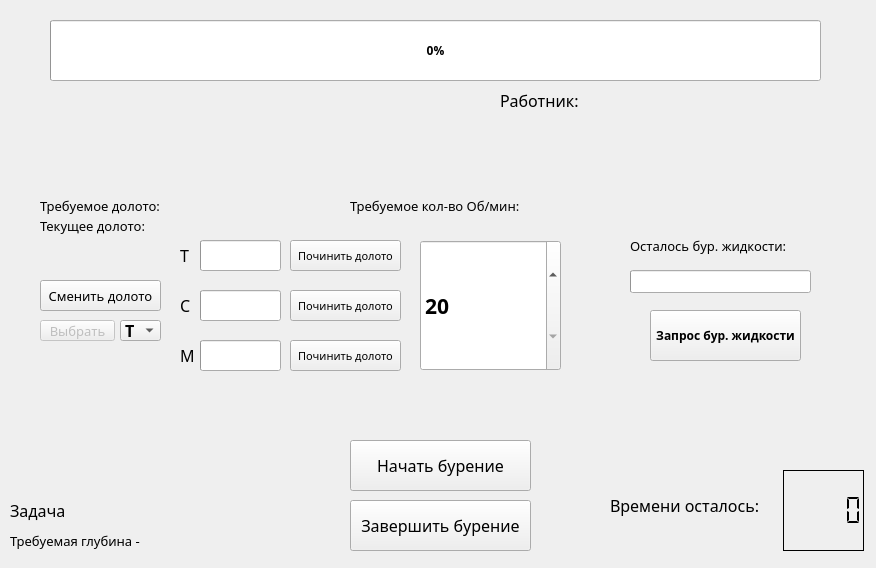
<?xml version="1.0" encoding="UTF-8"?>
<ui version="4.0">
 <class>Form</class>
 <widget class="QWidget" name="Form">
  <property name="geometry">
   <rect>
    <x>0</x>
    <y>0</y>
    <width>876</width>
    <height>568</height>
   </rect>
  </property>
  <property name="windowTitle">
   <string>Form</string>
  </property>
  <widget class="QProgressBar" name="progressBar">
   <property name="geometry">
    <rect>
     <x>50</x>
     <y>20</y>
     <width>771</width>
     <height>61</height>
    </rect>
   </property>
   <property name="font">
    <font>
     <family>Source Code Pro Black</family>
     <weight>75</weight>
     <bold>true</bold>
    </font>
   </property>
   <property name="value">
    <number>0</number>
   </property>
   <property name="alignment">
    <set>Qt::AlignCenter</set>
   </property>
  </widget>
  <widget class="QPushButton" name="fluidRefillButton">
   <property name="geometry">
    <rect>
     <x>650</x>
     <y>310</y>
     <width>151</width>
     <height>51</height>
    </rect>
   </property>
   <property name="font">
    <font>
     <family>Source Code Pro Black</family>
     <weight>75</weight>
     <bold>true</bold>
    </font>
   </property>
   <property name="text">
    <string>Запрос бур. жидкости</string>
   </property>
  </widget>
  <widget class="QSpinBox" name="RPMbox">
   <property name="geometry">
    <rect>
     <x>420</x>
     <y>240</y>
     <width>141</width>
     <height>131</height>
    </rect>
   </property>
   <property name="font">
    <font>
     <family>Source Code Pro Black</family>
     <pointsize>16</pointsize>
     <weight>75</weight>
     <bold>true</bold>
    </font>
   </property>
   <property name="minimum">
    <number>20</number>
   </property>
   <property name="maximum">
    <number>120</number>
   </property>
   <property name="singleStep">
    <number>5</number>
   </property>
   <property name="value">
    <number>20</number>
   </property>
  </widget>
  <widget class="QComboBox" name="comboDrillHead">
   <property name="geometry">
    <rect>
     <x>120</x>
     <y>320</y>
     <width>41</width>
     <height>21</height>
    </rect>
   </property>
   <property name="font">
    <font>
     <family>Source Code Pro Black</family>
     <pointsize>12</pointsize>
     <weight>75</weight>
     <bold>true</bold>
    </font>
   </property>
   <item>
    <property name="text">
     <string>Т</string>
    </property>
   </item>
   <item>
    <property name="text">
     <string>С</string>
    </property>
   </item>
   <item>
    <property name="text">
     <string>М</string>
    </property>
   </item>
  </widget>
  <widget class="QPushButton" name="changeDrillHead">
   <property name="geometry">
    <rect>
     <x>40</x>
     <y>280</y>
     <width>121</width>
     <height>31</height>
    </rect>
   </property>
   <property name="font">
    <font>
     <family>Source Code Pro Black</family>
     <pointsize>10</pointsize>
    </font>
   </property>
   <property name="text">
    <string>Сменить долото</string>
   </property>
  </widget>
  <widget class="QLCDNumber" name="timeLCD">
   <property name="geometry">
    <rect>
     <x>783</x>
     <y>470</y>
     <width>81</width>
     <height>81</height>
    </rect>
   </property>
   <property name="frameShadow">
    <enum>QFrame::Plain</enum>
   </property>
   <property name="segmentStyle">
    <enum>QLCDNumber::Flat</enum>
   </property>
  </widget>
  <widget class="QPushButton" name="endButton">
   <property name="geometry">
    <rect>
     <x>350</x>
     <y>500</y>
     <width>181</width>
     <height>51</height>
    </rect>
   </property>
   <property name="font">
    <font>
     <family>Source Code Pro Black</family>
     <pointsize>12</pointsize>
    </font>
   </property>
   <property name="text">
    <string>Завершить бурение</string>
   </property>
  </widget>
  <widget class="QPushButton" name="acceptDrillHead">
   <property name="enabled">
    <bool>false</bool>
   </property>
   <property name="geometry">
    <rect>
     <x>40</x>
     <y>320</y>
     <width>75</width>
     <height>21</height>
    </rect>
   </property>
   <property name="font">
    <font>
     <family>Source Code Pro Black</family>
     <pointsize>10</pointsize>
    </font>
   </property>
   <property name="text">
    <string>Выбрать</string>
   </property>
  </widget>
  <widget class="QPushButton" name="startButton">
   <property name="geometry">
    <rect>
     <x>350</x>
     <y>440</y>
     <width>181</width>
     <height>51</height>
    </rect>
   </property>
   <property name="font">
    <font>
     <family>Source Code Pro Black</family>
     <pointsize>12</pointsize>
    </font>
   </property>
   <property name="text">
    <string>Начать бурение</string>
   </property>
  </widget>
  <widget class="QProgressBar" name="heavyStatus">
   <property name="geometry">
    <rect>
     <x>200</x>
     <y>240</y>
     <width>81</width>
     <height>31</height>
    </rect>
   </property>
   <property name="maximum">
    <number>30</number>
   </property>
   <property name="value">
    <number>0</number>
   </property>
   <property name="alignment">
    <set>Qt::AlignCenter</set>
   </property>
   <property name="textVisible">
    <bool>false</bool>
   </property>
  </widget>
  <widget class="QPushButton" name="heavyRepair">
   <property name="geometry">
    <rect>
     <x>290</x>
     <y>240</y>
     <width>111</width>
     <height>31</height>
    </rect>
   </property>
   <property name="font">
    <font>
     <family>Source Code Pro Black</family>
     <pointsize>8</pointsize>
    </font>
   </property>
   <property name="text">
    <string>Починить долото</string>
   </property>
   <attribute name="buttonGroup">
    <string notr="true">repairButtonGroup</string>
   </attribute>
  </widget>
  <widget class="QLabel" name="heavyLabel">
   <property name="geometry">
    <rect>
     <x>180</x>
     <y>240</y>
     <width>51</width>
     <height>31</height>
    </rect>
   </property>
   <property name="font">
    <font>
     <family>Source Code Pro Black</family>
     <pointsize>12</pointsize>
    </font>
   </property>
   <property name="text">
    <string>Т</string>
   </property>
  </widget>
  <widget class="QLabel" name="mediumLabel">
   <property name="geometry">
    <rect>
     <x>180</x>
     <y>290</y>
     <width>51</width>
     <height>31</height>
    </rect>
   </property>
   <property name="font">
    <font>
     <family>Source Code Pro Black</family>
     <pointsize>12</pointsize>
    </font>
   </property>
   <property name="text">
    <string>С</string>
   </property>
  </widget>
  <widget class="QLabel" name="lightLabel">
   <property name="geometry">
    <rect>
     <x>180</x>
     <y>340</y>
     <width>51</width>
     <height>31</height>
    </rect>
   </property>
   <property name="font">
    <font>
     <family>Source Code Pro Black</family>
     <pointsize>12</pointsize>
    </font>
   </property>
   <property name="text">
    <string>М</string>
   </property>
  </widget>
  <widget class="QProgressBar" name="mediumStatus">
   <property name="geometry">
    <rect>
     <x>200</x>
     <y>290</y>
     <width>81</width>
     <height>31</height>
    </rect>
   </property>
   <property name="maximum">
    <number>20</number>
   </property>
   <property name="value">
    <number>0</number>
   </property>
   <property name="alignment">
    <set>Qt::AlignCenter</set>
   </property>
   <property name="textVisible">
    <bool>false</bool>
   </property>
  </widget>
  <widget class="QProgressBar" name="lightStatus">
   <property name="geometry">
    <rect>
     <x>200</x>
     <y>340</y>
     <width>81</width>
     <height>31</height>
    </rect>
   </property>
   <property name="maximum">
    <number>10</number>
   </property>
   <property name="value">
    <number>0</number>
   </property>
   <property name="alignment">
    <set>Qt::AlignCenter</set>
   </property>
   <property name="textVisible">
    <bool>false</bool>
   </property>
  </widget>
  <widget class="QPushButton" name="mediumRepair">
   <property name="geometry">
    <rect>
     <x>290</x>
     <y>290</y>
     <width>111</width>
     <height>31</height>
    </rect>
   </property>
   <property name="font">
    <font>
     <family>Source Code Pro Black</family>
     <pointsize>8</pointsize>
    </font>
   </property>
   <property name="text">
    <string>Починить долото</string>
   </property>
   <attribute name="buttonGroup">
    <string notr="true">repairButtonGroup</string>
   </attribute>
  </widget>
  <widget class="QPushButton" name="lightRepair">
   <property name="geometry">
    <rect>
     <x>290</x>
     <y>340</y>
     <width>111</width>
     <height>31</height>
    </rect>
   </property>
   <property name="font">
    <font>
     <family>Source Code Pro Black</family>
     <pointsize>8</pointsize>
    </font>
   </property>
   <property name="text">
    <string>Починить долото</string>
   </property>
   <attribute name="buttonGroup">
    <string notr="true">repairButtonGroup</string>
   </attribute>
  </widget>
  <widget class="QLabel" name="timeLabel">
   <property name="geometry">
    <rect>
     <x>610</x>
     <y>480</y>
     <width>171</width>
     <height>51</height>
    </rect>
   </property>
   <property name="font">
    <font>
     <family>Source Code Pro Black</family>
     <pointsize>12</pointsize>
    </font>
   </property>
   <property name="text">
    <string>Времени осталось:</string>
   </property>
  </widget>
  <widget class="QLabel" name="drillLabel">
   <property name="geometry">
    <rect>
     <x>40</x>
     <y>180</y>
     <width>151</width>
     <height>51</height>
    </rect>
   </property>
   <property name="font">
    <font>
     <family>Source Code Pro Black</family>
     <pointsize>10</pointsize>
    </font>
   </property>
   <property name="text">
    <string>Требуемое долото:</string>
   </property>
  </widget>
  <widget class="QLabel" name="drillLabel_3">
   <property name="geometry">
    <rect>
     <x>350</x>
     <y>180</y>
     <width>221</width>
     <height>51</height>
    </rect>
   </property>
   <property name="font">
    <font>
     <family>Source Code Pro Black</family>
     <pointsize>10</pointsize>
    </font>
   </property>
   <property name="text">
    <string>Требуемое кол-во Об/мин:</string>
   </property>
  </widget>
  <widget class="QLabel" name="drillLabel_4">
   <property name="geometry">
    <rect>
     <x>630</x>
     <y>220</y>
     <width>191</width>
     <height>51</height>
    </rect>
   </property>
   <property name="font">
    <font>
     <family>Source Code Pro Black</family>
     <pointsize>10</pointsize>
    </font>
   </property>
   <property name="text">
    <string>Осталось бур. жидкости:</string>
   </property>
  </widget>
  <widget class="QLabel" name="tasksLabel">
   <property name="geometry">
    <rect>
     <x>10</x>
     <y>500</y>
     <width>171</width>
     <height>21</height>
    </rect>
   </property>
   <property name="font">
    <font>
     <family>Source Code Pro Black</family>
     <pointsize>12</pointsize>
    </font>
   </property>
   <property name="text">
    <string>Задача</string>
   </property>
  </widget>
  <widget class="QLabel" name="depthLabel">
   <property name="geometry">
    <rect>
     <x>10</x>
     <y>530</y>
     <width>221</width>
     <height>21</height>
    </rect>
   </property>
   <property name="font">
    <font>
     <family>Source Code Pro Black</family>
     <pointsize>10</pointsize>
    </font>
   </property>
   <property name="text">
    <string>Требуемая глубина -</string>
   </property>
  </widget>
  <widget class="QLabel" name="drillLabel_2">
   <property name="geometry">
    <rect>
     <x>40</x>
     <y>200</y>
     <width>151</width>
     <height>51</height>
    </rect>
   </property>
   <property name="font">
    <font>
     <family>Source Code Pro Black</family>
     <pointsize>10</pointsize>
    </font>
   </property>
   <property name="text">
    <string>Текущее долото:</string>
   </property>
  </widget>
  <widget class="QProgressBar" name="fluidBar">
   <property name="geometry">
    <rect>
     <x>630</x>
     <y>270</y>
     <width>181</width>
     <height>23</height>
    </rect>
   </property>
   <property name="maximum">
    <number>20</number>
   </property>
   <property name="value">
    <number>0</number>
   </property>
   <property name="alignment">
    <set>Qt::AlignCenter</set>
   </property>
   <property name="textVisible">
    <bool>false</bool>
   </property>
  </widget>
  <widget class="QLabel" name="label">
   <property name="geometry">
    <rect>
     <x>500</x>
     <y>90</y>
     <width>321</width>
     <height>21</height>
    </rect>
   </property>
   <property name="font">
    <font>
     <family>Source Code Pro Black</family>
     <pointsize>12</pointsize>
    </font>
   </property>
   <property name="text">
    <string>Работник:</string>
   </property>
  </widget>
 </widget>
 <resources/>
 <connections/>
 <buttongroups>
  <buttongroup name="repairButtonGroup"/>
 </buttongroups>
</ui>
